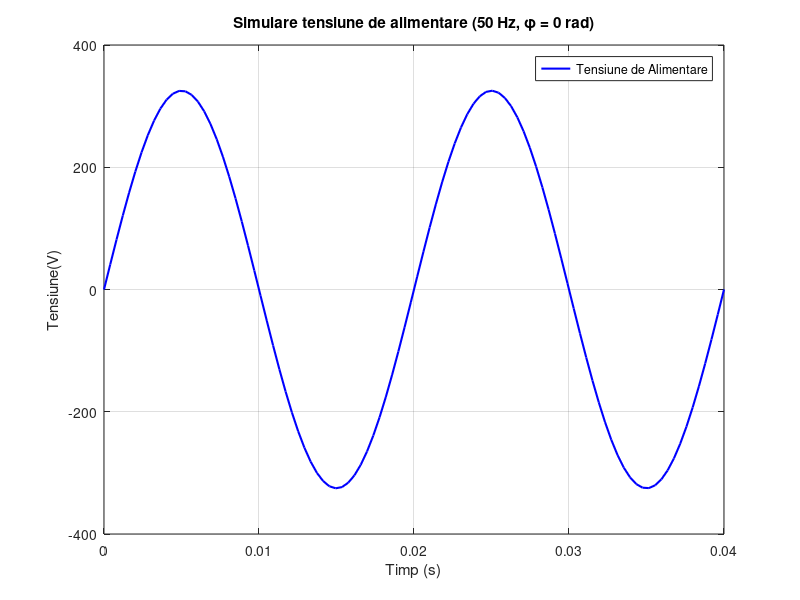

Here is the MATLAB script that generated this plot:
function simulate_voltage

    t_start = 0;
    t_final = 0.04;
    n = 100;
    f = 50;
    phi = 0;

    [y, t] = voltage_scenario(t_start, t_final, f, phi, n); 

    description_scenario = 'Simulare tensiune de alimentare (50 Hz, \phi = 0 rad)';

    plot_signal(t, y, description_scenario);
end

function y = generate_voltage(f, phi, t)
    y = 230 * sqrt(2) * sin(2 * pi * t * f + phi);
end

function [y, t] = voltage_scenario(t_start, t_final, f, phi, n)
    t = linspace(t_start, t_final, n);
    y = generate_voltage(f, phi, t);
end

function plot_signal(t, y, description_scenario)
    figure;
    plot(t, y, 'b-', 'LineWidth', 1.5);
    grid on;
    title(description_scenario);
    xlabel('Timp (s)');
    ylabel('Tensiune(V)');
    legend('Tensiune de Alimentare');
end